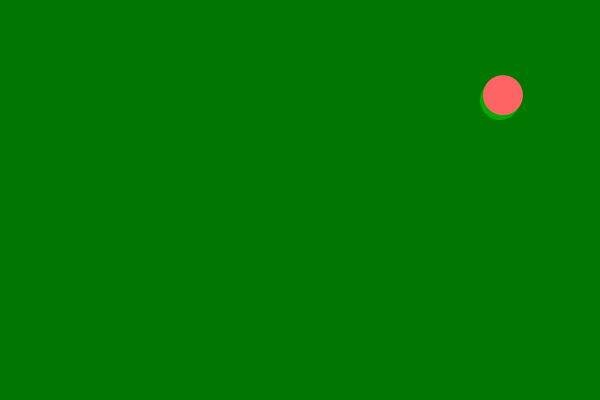
Frame 1 (no input)
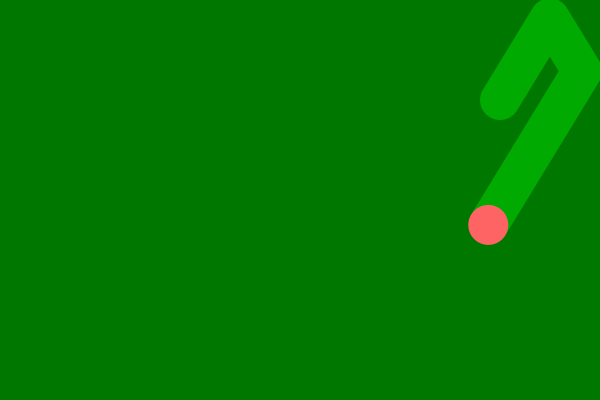
Frame 60 (the mouse pressed at the canvas centre just before this capture)
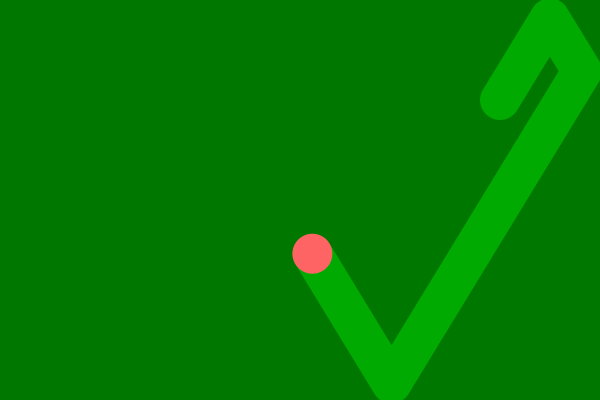
Frame 120 (the mouse held since frame 60 and released just before this capture)

The Processing sketch that drew these frames (run headless with seeded random() and noise(); from frame 60 on, the mouse is pressed at the canvas centre):

// Processing sketch: MowerSketch
// ── MowerSketch.pde
Mower mower;

void setup() {
  size(600,400);
  
  PVector pos = new PVector(500, 100);
  mower = new Mower(pos, 40);
}

// For each frame
void draw() {
  background(0, 120, 0);
  mower.update();
  mower.draw();
}
// ── Mower.pde
int randomNumber = 10;

class Mower {
  PVector pos;
  float angleX;
  float angleY;
  float size;
  ArrayList<PVector> trail;
  
  Mower(PVector pos, float size) {
    this.pos = pos;
    this.angleX = random(-randomNumber, randomNumber);
    this.angleY = random(-randomNumber, randomNumber);
    this.size = size;
    this.trail = new ArrayList<PVector>();
  }
  
  void update() {
    this.trail.add(this.pos.copy());
    if (this.trail.size() > 200) {
      this.trail.remove(0);
    }
    
    if (this.pos.x > width - this.size / 2) {
      this.angleX *= random(-1, -5);
    }
    if (this.pos.y > height - this.size / 2) {
      this.angleY *= random(-1, -5);
    }
    
    if (this.pos.x < this.size / 2) {
      this.angleX *= random(-1, -5);
    }
    if (this.pos.y < this.size / 2) {
      this.angleY *= random(-1, -5);
    }
    PVector angle = new PVector(this.angleX, this.angleY);
    this.pos.add(angle);
  }
  
  void draw() {
    noStroke();
    for (int i = 0; i < this.trail.size(); i++) {
      fill(0, 170, 0);
      ellipse(this.trail.get(i).x, this.trail.get(i).y, this.size, this.size);
    }
    
    fill(255, 100, 100);
    ellipse(this.pos.x, this.pos.y, this.size, this.size);
  }
}
